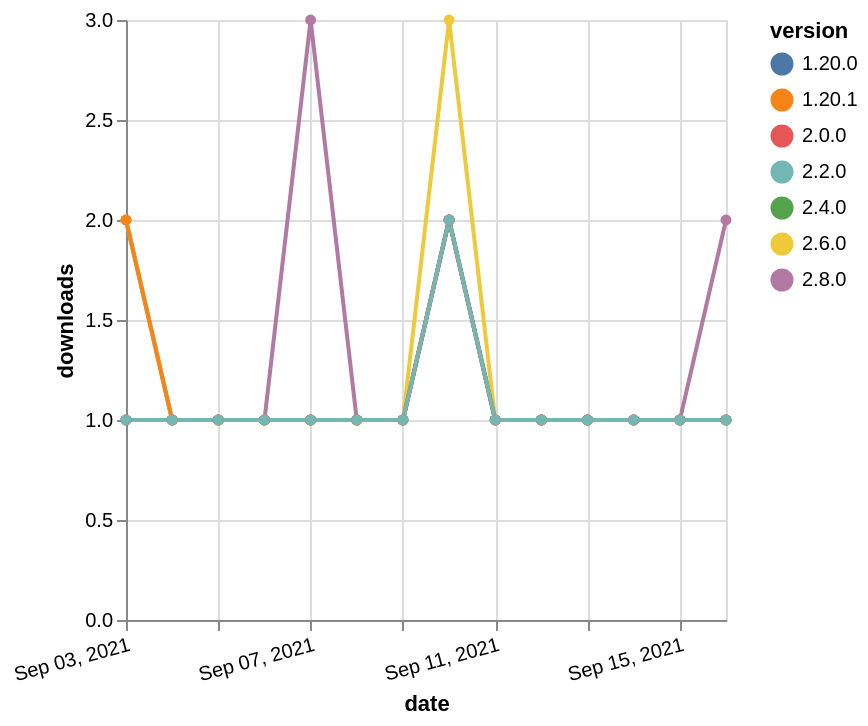

Vega-Lite specification stored for this chart:
### Vega-Lite specification from a JSON file in a GitHub repository (floating-point values rounded to 4 significant figures)
{"$schema": "https://vega.github.io/schema/vega-lite/v5.json", "description": "A simple bar chart with embedded data.", "data": {"values": [{"date": "2021-09-03", "total": 172, "delta": 1, "version": "2.4.0"}, {"date": "2021-09-04", "total": 173, "delta": 1, "version": "2.4.0"}, {"date": "2021-09-05", "total": 174, "delta": 1, "version": "2.4.0"}, {"date": "2021-09-06", "total": 175, "delta": 1, "version": "2.4.0"}, {"date": "2021-09-07", "total": 176, "delta": 1, "version": "2.4.0"}, {"date": "2021-09-08", "total": 177, "delta": 1, "version": "2.4.0"}, {"date": "2021-09-09", "total": 178, "delta": 1, "version": "2.4.0"}, {"date": "2021-09-10", "total": 180, "delta": 2, "version": "2.4.0"}, {"date": "2021-09-11", "total": 181, "delta": 1, "version": "2.4.0"}, {"date": "2021-09-12", "total": 182, "delta": 1, "version": "2.4.0"}, {"date": "2021-09-13", "total": 183, "delta": 1, "version": "2.4.0"}, {"date": "2021-09-14", "total": 184, "delta": 1, "version": "2.4.0"}, {"date": "2021-09-15", "total": 185, "delta": 1, "version": "2.4.0"}, {"date": "2021-09-16", "total": 186, "delta": 1, "version": "2.4.0"}, {"date": "2021-09-03", "total": 249, "delta": 1, "version": "1.20.0"}, {"date": "2021-09-04", "total": 250, "delta": 1, "version": "1.20.0"}, {"date": "2021-09-05", "total": 251, "delta": 1, "version": "1.20.0"}, {"date": "2021-09-06", "total": 252, "delta": 1, "version": "1.20.0"}, {"date": "2021-09-07", "total": 253, "delta": 1, "version": "1.20.0"}, {"date": "2021-09-08", "total": 254, "delta": 1, "version": "1.20.0"}, {"date": "2021-09-09", "total": 255, "delta": 1, "version": "1.20.0"}, {"date": "2021-09-10", "total": 257, "delta": 2, "version": "1.20.0"}, {"date": "2021-09-11", "total": 258, "delta": 1, "version": "1.20.0"}, {"date": "2021-09-12", "total": 259, "delta": 1, "version": "1.20.0"}, {"date": "2021-09-13", "total": 260, "delta": 1, "version": "1.20.0"}, {"date": "2021-09-14", "total": 261, "delta": 1, "version": "1.20.0"}, {"date": "2021-09-15", "total": 262, "delta": 1, "version": "1.20.0"}, {"date": "2021-09-16", "total": 263, "delta": 1, "version": "1.20.0"}, {"date": "2021-09-03", "total": 131, "delta": 2, "version": "2.8.0"}, {"date": "2021-09-04", "total": 132, "delta": 1, "version": "2.8.0"}, {"date": "2021-09-05", "total": 133, "delta": 1, "version": "2.8.0"}, {"date": "2021-09-06", "total": 134, "delta": 1, "version": "2.8.0"}, {"date": "2021-09-07", "total": 137, "delta": 3, "version": "2.8.0"}, {"date": "2021-09-08", "total": 138, "delta": 1, "version": "2.8.0"}, {"date": "2021-09-09", "total": 139, "delta": 1, "version": "2.8.0"}, {"date": "2021-09-10", "total": 141, "delta": 2, "version": "2.8.0"}, {"date": "2021-09-11", "total": 142, "delta": 1, "version": "2.8.0"}, {"date": "2021-09-12", "total": 143, "delta": 1, "version": "2.8.0"}, {"date": "2021-09-13", "total": 144, "delta": 1, "version": "2.8.0"}, {"date": "2021-09-14", "total": 145, "delta": 1, "version": "2.8.0"}, {"date": "2021-09-15", "total": 146, "delta": 1, "version": "2.8.0"}, {"date": "2021-09-16", "total": 148, "delta": 2, "version": "2.8.0"}, {"date": "2021-09-03", "total": 210, "delta": 2, "version": "2.6.0"}, {"date": "2021-09-04", "total": 211, "delta": 1, "version": "2.6.0"}, {"date": "2021-09-05", "total": 212, "delta": 1, "version": "2.6.0"}, {"date": "2021-09-06", "total": 213, "delta": 1, "version": "2.6.0"}, {"date": "2021-09-07", "total": 214, "delta": 1, "version": "2.6.0"}, {"date": "2021-09-08", "total": 215, "delta": 1, "version": "2.6.0"}, {"date": "2021-09-09", "total": 216, "delta": 1, "version": "2.6.0"}, {"date": "2021-09-10", "total": 219, "delta": 3, "version": "2.6.0"}, {"date": "2021-09-11", "total": 220, "delta": 1, "version": "2.6.0"}, {"date": "2021-09-12", "total": 221, "delta": 1, "version": "2.6.0"}, {"date": "2021-09-13", "total": 222, "delta": 1, "version": "2.6.0"}, {"date": "2021-09-14", "total": 223, "delta": 1, "version": "2.6.0"}, {"date": "2021-09-15", "total": 224, "delta": 1, "version": "2.6.0"}, {"date": "2021-09-16", "total": 225, "delta": 1, "version": "2.6.0"}, {"date": "2021-09-03", "total": 256, "delta": 2, "version": "1.20.1"}, {"date": "2021-09-04", "total": 257, "delta": 1, "version": "1.20.1"}, {"date": "2021-09-05", "total": 258, "delta": 1, "version": "1.20.1"}, {"date": "2021-09-06", "total": 259, "delta": 1, "version": "1.20.1"}, {"date": "2021-09-07", "total": 260, "delta": 1, "version": "1.20.1"}, {"date": "2021-09-08", "total": 261, "delta": 1, "version": "1.20.1"}, {"date": "2021-09-09", "total": 262, "delta": 1, "version": "1.20.1"}, {"date": "2021-09-10", "total": 264, "delta": 2, "version": "1.20.1"}, {"date": "2021-09-11", "total": 265, "delta": 1, "version": "1.20.1"}, {"date": "2021-09-12", "total": 266, "delta": 1, "version": "1.20.1"}, {"date": "2021-09-13", "total": 267, "delta": 1, "version": "1.20.1"}, {"date": "2021-09-14", "total": 268, "delta": 1, "version": "1.20.1"}, {"date": "2021-09-15", "total": 269, "delta": 1, "version": "1.20.1"}, {"date": "2021-09-16", "total": 270, "delta": 1, "version": "1.20.1"}, {"date": "2021-09-03", "total": 205, "delta": 1, "version": "2.0.0"}, {"date": "2021-09-04", "total": 206, "delta": 1, "version": "2.0.0"}, {"date": "2021-09-05", "total": 207, "delta": 1, "version": "2.0.0"}, {"date": "2021-09-06", "total": 208, "delta": 1, "version": "2.0.0"}, {"date": "2021-09-07", "total": 209, "delta": 1, "version": "2.0.0"}, {"date": "2021-09-08", "total": 210, "delta": 1, "version": "2.0.0"}, {"date": "2021-09-09", "total": 211, "delta": 1, "version": "2.0.0"}, {"date": "2021-09-10", "total": 213, "delta": 2, "version": "2.0.0"}, {"date": "2021-09-11", "total": 214, "delta": 1, "version": "2.0.0"}, {"date": "2021-09-12", "total": 215, "delta": 1, "version": "2.0.0"}, {"date": "2021-09-13", "total": 216, "delta": 1, "version": "2.0.0"}, {"date": "2021-09-14", "total": 217, "delta": 1, "version": "2.0.0"}, {"date": "2021-09-15", "total": 218, "delta": 1, "version": "2.0.0"}, {"date": "2021-09-16", "total": 219, "delta": 1, "version": "2.0.0"}, {"date": "2021-09-03", "total": 208, "delta": 1, "version": "2.2.0"}, {"date": "2021-09-04", "total": 209, "delta": 1, "version": "2.2.0"}, {"date": "2021-09-05", "total": 210, "delta": 1, "version": "2.2.0"}, {"date": "2021-09-06", "total": 211, "delta": 1, "version": "2.2.0"}, {"date": "2021-09-07", "total": 212, "delta": 1, "version": "2.2.0"}, {"date": "2021-09-08", "total": 213, "delta": 1, "version": "2.2.0"}, {"date": "2021-09-09", "total": 214, "delta": 1, "version": "2.2.0"}, {"date": "2021-09-10", "total": 216, "delta": 2, "version": "2.2.0"}, {"date": "2021-09-11", "total": 217, "delta": 1, "version": "2.2.0"}, {"date": "2021-09-12", "total": 218, "delta": 1, "version": "2.2.0"}, {"date": "2021-09-13", "total": 219, "delta": 1, "version": "2.2.0"}, {"date": "2021-09-14", "total": 220, "delta": 1, "version": "2.2.0"}, {"date": "2021-09-15", "total": 221, "delta": 1, "version": "2.2.0"}, {"date": "2021-09-16", "total": 222, "delta": 1, "version": "2.2.0"}]}, "width": "container", "mark": {"type": "line", "point": {"filled": true}}, "encoding": {"x": {"field": "date", "type": "temporal", "timeUnit": "yearmonthdate", "title": "date", "axis": {"labelAngle": -15}}, "y": {"field": "delta", "type": "quantitative", "title": "downloads"}, "color": {"field": "version", "type": "nominal"}, "tooltip": {"field": "delta"}}}
